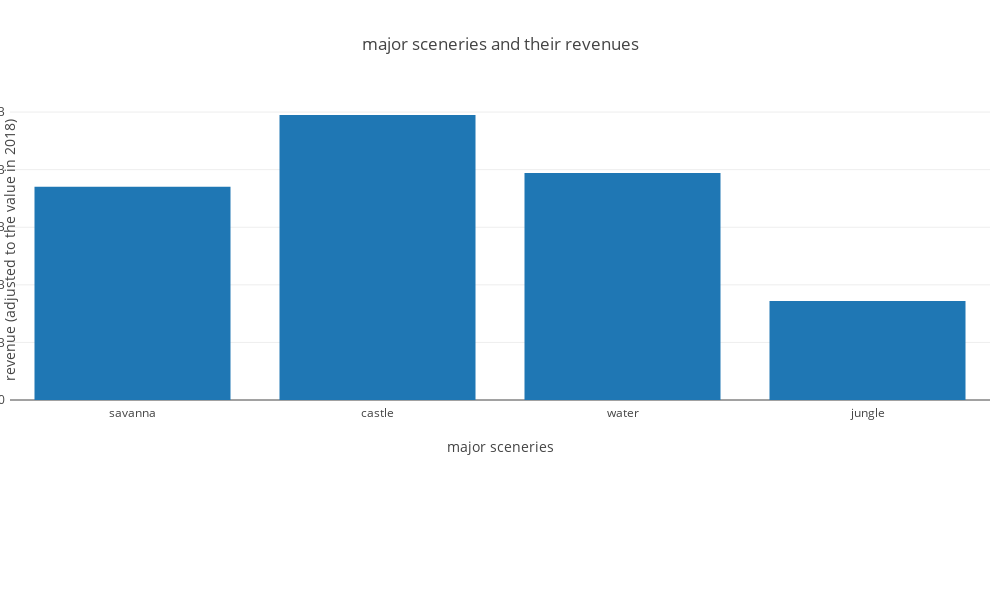

This figure's notebook cell:
### Code cell
data = []

trace = go.Bar(x = ['savanna', 'castle', 'water', 'jungle'],
               y = [location_revenue_df[i]['adjusted_revenue'].sum() for i in range(len(location_revenue_df))])
data.append(trace)
# work on: color of the bars, i.e. blue for water, green for jungle...   

layout = dict(title = 'major sceneries and their revenues',
              xaxis = dict(title = 'major sceneries'),
              yaxis = dict(title = 'revenue (adjusted to the value in 2018)'),
              width = 1000,
              height = 600,
              margin = dict(l = 10, r = 10, b = 200, t = 100, pad = 4))

fig = dict(data = data, layout = layout)

plotly.offline.iplot(fig)

### Figure 1 — Plotly figure (JSON) as saved in the notebook; plotly's stock layout.template omitted (floating-point values rounded to 4 significant figures)
{"data": [{"type": "bar", "x": ["savanna", "castle", "water", "jungle"], "y": [1852155212, 2474658030, 1970042554, 860409832]}], "layout": {"height": 600, "margin": {"b": 200, "l": 10, "pad": 4, "r": 10, "t": 100}, "title": "major sceneries and their revenues", "width": 1000, "xaxis": {"title": "major sceneries"}, "yaxis": {"title": "revenue (adjusted to the value in 2018)"}}}
